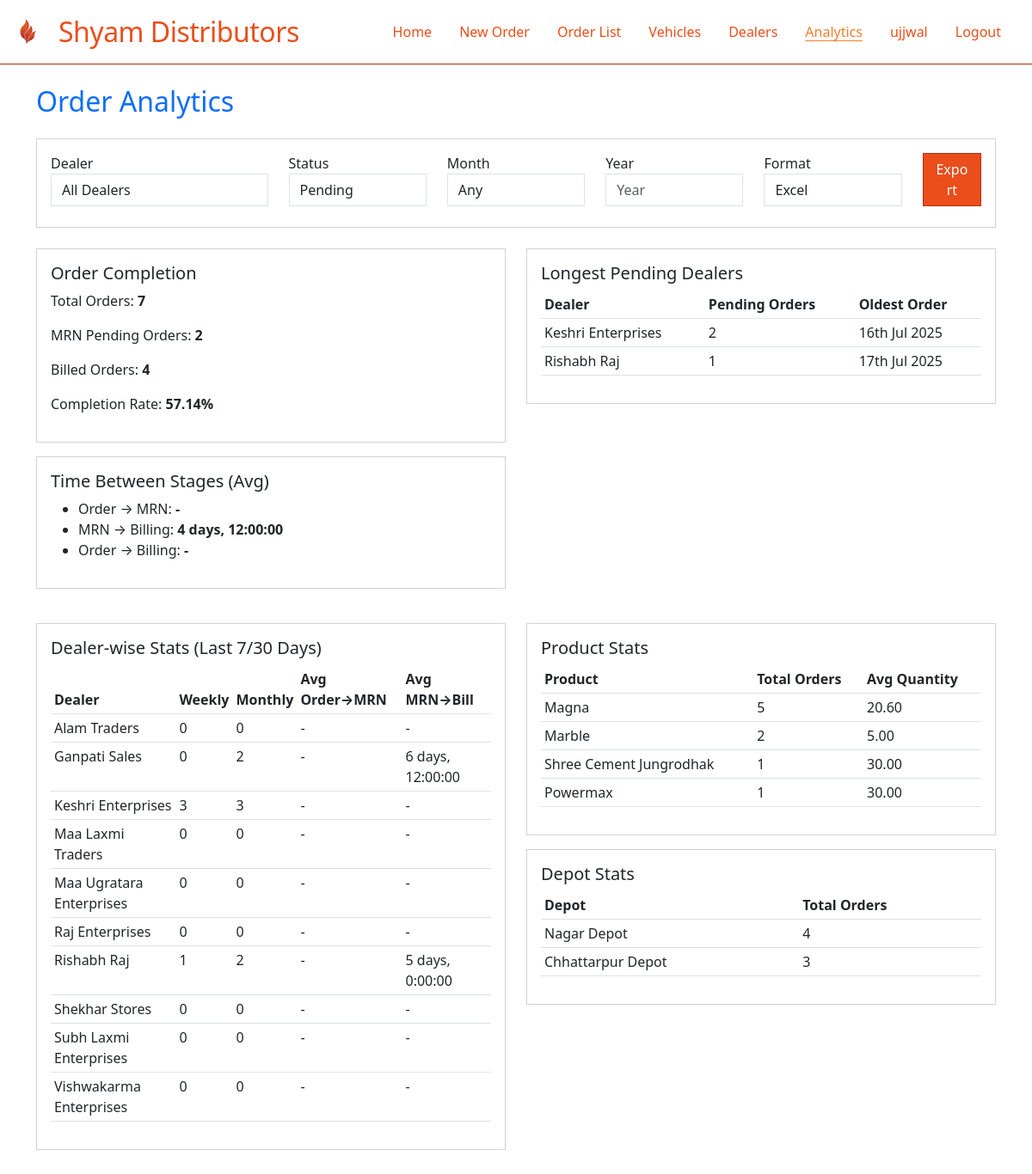
/orders/analytics/ (signed in), run on an earlier commit of the app's database.
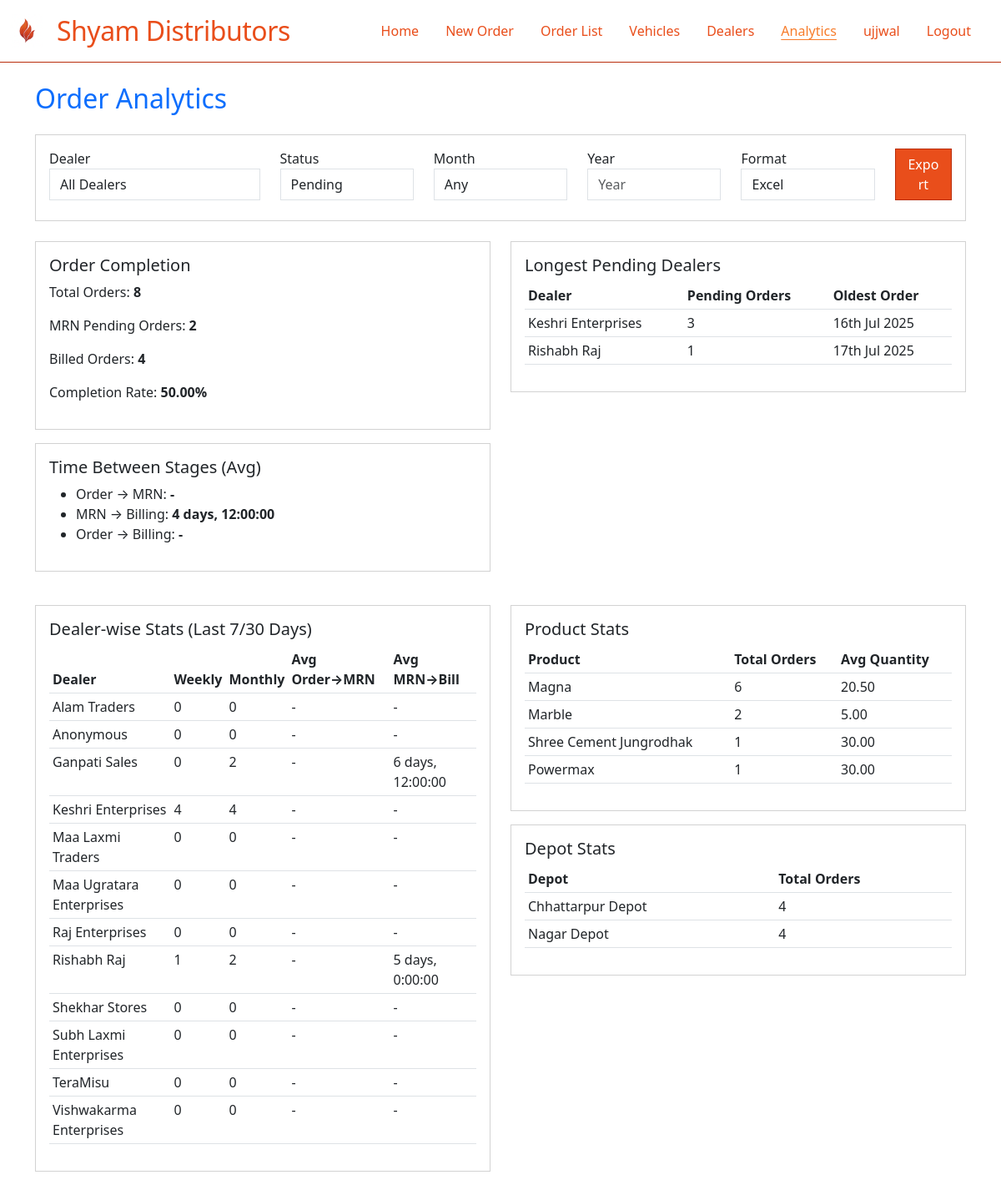
And on a later commit of the database.
### sylvia/models.py (models this page shows, shortened)
class BaseModel(models.Model):
    created_at = models.DateTimeField(auto_now_add=True)
    updated_at = models.DateTimeField(auto_now=True)
    created_by = models.ForeignKey(User, on_delete=models.SET_NULL, null=True, blank=True)
    class Meta:
        abstract = True

class Dealer(BaseModel):
    name = models.CharField(max_length=200)
    code = models.CharField(max_length=20, unique=True)
    contact_person = models.CharField(max_length=100, blank=True)
    phone = models.CharField(max_length=15, validators=[
        RegexValidator(regex=r'^\+?1?\d{9,15}$', message="Enter a valid phone number.")
    ])
    whatsapp_number = models.CharField(max_length=15, blank=True, validators=[
        RegexValidator(regex=r'^\+?1?\d{9,15}$', message="Enter a valid WhatsApp number.")
    ])
    email = models.EmailField(blank=True)
    address = models.TextField(blank=True)
    city = models.CharField(max_length=50, blank=True)
    state = models.CharField(max_length=50, blank=True)
    pincode = models.CharField(max_length=6, blank=True)
    gstin = models.CharField(max_length=15, blank=True, unique=True, null=True)
    is_active = models.BooleanField(default=True)
    credit_limit = models.DecimalField(max_digits=10, decimal_places=2, default=0)
    credit_days = models.IntegerField(default=0)
    class Meta:
        ordering = ['name']

class Product(BaseModel):
    name = models.CharField(max_length=100, unique=True)
    code = models.CharField(max_length=20, unique=True)
    description = models.TextField(blank=True)
    unit = models.CharField(max_length=20, default='MT')  # Metric Ton
    is_active = models.BooleanField(default=True)
    class Meta:
        ordering = ['name']

class Depot(BaseModel):
    name = models.CharField(max_length=100, unique=True)
    code = models.CharField(max_length=10, unique=True)
    address = models.TextField(blank=True)
    city = models.CharField(max_length=50)
    state = models.CharField(max_length=50)
    pincode = models.CharField(max_length=6, blank=True)
    is_active = models.BooleanField(default=True)
    class Meta:
        ordering = ['name']

### orders/views.py (the view)
# urls.py: path('analytics/', analytics, name='analytics'),
@login_required
def analytics(request):
    from sylvia.models import Order, Dealer
    now = timezone.now()
    orders = Order.objects.all()
    orders_with_dates = orders.exclude(mrn_date=None).exclude(bill_date=None)
    order_to_mrn = ExpressionWrapper(F('mrn_date') - F('order_date'), output_field=DurationField())
    mrn_to_bill = ExpressionWrapper(F('bill_date') - F('mrn_date'), output_field=DurationField(
    ))
    order_to_bill = ExpressionWrapper(F('bill_date') - F('order_date'), output_field=DurationField())
    time_stats = orders_with_dates.aggregate(
        avg_order_to_mrn=Avg(order_to_mrn),
        avg_mrn_to_bill=Avg(mrn_to_bill),
        avg_order_to_bill=Avg(order_to_bill),
        min_order_to_mrn=Min(order_to_mrn),
        max_order_to_mrn=Max(order_to_mrn),
        min_mrn_to_bill=Min(mrn_to_bill),
        max_mrn_to_bill=Max(mrn_to_bill),
        min_order_to_bill=Min(order_to_bill),
        max_order_to_bill=Max(order_to_bill),
    )
    dealer_stats = []
    for dealer in Dealer.objects.all():
        dealer_orders = orders.filter(dealer=dealer)
        weekly = dealer_orders.filter(order_date__gte=now-timedelta(days=7)).count()
        monthly = dealer_orders.filter(order_date__gte=now-timedelta(days=30)).count()
        avg_order_to_mrn = dealer_orders.exclude(mrn_date=None).aggregate(avg=Avg(order_to_mrn))['avg']
        avg_mrn_to_bill = dealer_orders.exclude(mrn_date=None).exclude(bill_date=None).aggregate(avg=Avg(mrn_to_bill))['avg']
        dealer_stats.append({
            'dealer_id': dealer.id,
            'dealer': dealer.name,
            'weekly_orders': weekly,
            'monthly_orders': monthly,
            'avg_order_to_mrn': avg_order_to_mrn,
            'avg_mrn_to_bill': avg_mrn_to_bill,
        })
    pending_orders = orders.filter(mrn_date=None) | orders.filter(bill_date=None)
    pending_dealers = pending_orders.values('dealer__name').annotate(
        pending_count=Count('id'),
        oldest_order=Min('order_date')
    ).order_by('-pending_count', 'oldest_order')[:10]
    product_stats = orders.values('order_items__product__name').annotate(
        total_orders=Count('id'),
        avg_quantity=Avg('order_items__quantity')
    ).order_by('-total_orders')
    depot_stats = orders.values('depot__name').annotate(
        total_orders=Count('id')
    ).order_by('-total_orders')
    completed_orders = orders.filter(status='BILLED').count()
    mrn_pending_orders = orders.filter(status='PENDING').count()
    total_orders = orders.count()
    percent_completed = (completed_orders / total_orders * 100) if total_orders else 0
    context = {
        'time_stats': time_stats,
        'dealer_stats': dealer_stats,
        'mrn_created_orders': mrn_pending_orders,
        'pending_dealers': pending_dealers,
        'product_stats': product_stats,
        'depot_stats': depot_stats,
        'percent_completed': percent_completed,
        'total_orders': total_orders,
        'completed_orders': completed_orders,
    }
    return render(request, 'orders/analytics.html', context)

### orders/templates/orders/analytics.html (shortened to what the changed rows need)
{% extends 'base.html' %}
{% block content %}
<div class="container py-4">
  <h2 class="mb-4 text-primary">Order Analytics</h2>
  <div class="row mb-4">
    <div class="col-md-6">
      <div class="card p-3 mb-3">
        <p>Total Orders: <strong>{{ total_orders }}</strong></p>
        <p>Completion Rate: <strong>{{ percent_completed|floatformat:2 }}%</strong></p>
      </div>
    </div>
    <div class="col-md-6">
      <div class="card p-3 mb-3">
        <table class="table table-sm">
          <thead><tr><th>Dealer</th><th>Pending Orders</th><th>Oldest Order</th></tr></thead>
          <tbody>
            {% for d in pending_dealers %}
            <tr>
              <td>{{ d.dealer__name }}</td>
              <td>{{ d.pending_count }}</td>
              <td>{{ d.oldest_order|date:'jS M Y' }}</td>
            </tr>
            {% empty %}
            <tr><td colspan="3">No pending dealers</td></tr>
            {% endfor %}
          </tbody>
        </table>
      </div>
    </div>
  </div>
  <div class="row mb-4">
    <div class="col-md-6">
      <div class="card p-3 mb-3">
        <table class="table table-sm">
          <thead><tr><th>Dealer</th><th>Weekly</th><th>Monthly</th><th>Avg Order→MRN</th><th>Avg MRN→Bill</th></tr></thead>
          <tbody>
            {% for stat in dealer_stats %}
            <tr>
              <td>{{ stat.dealer }}</td>
              <td>{{ stat.weekly_orders }}</td>
              <td>{{ stat.monthly_orders }}</td>
              <td>{{ stat.avg_order_to_mrn|default:'-' }}</td>
              <td>{{ stat.avg_mrn_to_bill|default:'-' }}</td>
            </tr>
            {% empty %}
            <tr><td colspan="5">No dealer data</td></tr>
            {% endfor %}
          </tbody>
        </table>
      </div>
    </div>
    <div class="col-md-6">
      <div class="card p-3 mb-3">
        <table class="table table-sm">
          <thead><tr><th>Product</th><th>Total Orders</th><th>Avg Quantity</th></tr></thead>
          <tbody>
            {% for p in product_stats %}
            <tr>
              <td>{{ p.order_items__product__name }}</td>
              <td>{{ p.total_orders }}</td>
              <td>{{ p.avg_quantity|floatformat:2 }}</td>
            </tr>
            {% empty %}
            <tr><td colspan="3">No product data</td></tr>
            {% endfor %}
          </tbody>
        </table>
      </div>
      <div class="card p-3 mb-3">
        <table class="table table-sm">
          <thead><tr><th>Depot</th><th>Total Orders</th></tr></thead>
          <tbody>
            {% for d in depot_stats %}
            <tr>
              <td>{{ d.depot__name }}</td>
              <td>{{ d.total_orders }}</td>
            </tr>
            {% empty %}
            <tr><td colspan="2">No depot data</td></tr>
            {% endfor %}
          </tbody>
        </table>
      </div>
    </div>
  </div>
</div>
{% endblock %}

What changed in the data, as far as the page shows it:
computed for Dealer "Keshri Enterprises": pending_count "2" → "3"
added Dealer: dealer "Anonymous"
added Dealer: dealer "TeraMisu"
computed for Product "Magna": total_orders "5" → "6"; avg_quantity "20.60" → "20.50"
shown differently, row unchanged: Depot "Chhattarpur Depot": total_orders "3" → "4"; moves up the list
Also different on the page:
{{ total_orders }}: "7" → "8"
{{ percent_completed|floatformat:2 }}: "57.14" → "50.00"
new list line: "0 0 - -"
new list line: "Keshri Enterprises"
new list line: "4 4 - -"
list line gone: "Keshri Enterprises"
list line gone: "3 3 - -"
